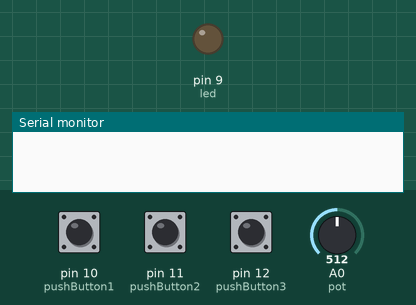
This sketch was run on a simulated Arduino Uno, built with avr-gcc and run on an emulated ATmega328P. On the bench: output pins drawn as LEDs (lit = HIGH), the last lines printed to the serial monitor. The test bench sets the inputs (shaded band); at power-on: pin 10 (pushButton1) HIGH, pin 12 (pushButton3) HIGH, A0 (pot) = 512, pin 11 (pushButton2) HIGH.

Above: at 1.2 s.
1.3 s: pin 10 (pushButton1) pulled LOW for 0.15 s
At 2.4 s:
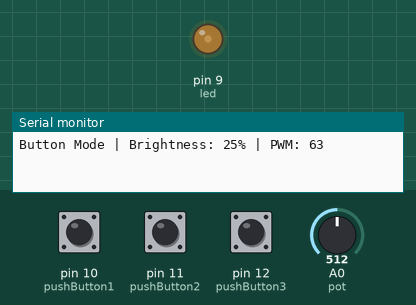
2.9 s: pin 12 (pushButton3) pulled LOW for 0.15 s
At 3.6 s:
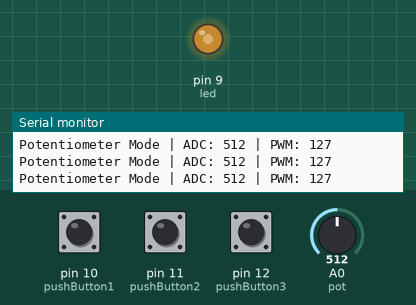
4.5 s: pin 12 (pushButton3) pulsed LOW 2 times (0.12 s each, 0.3 s apart)
8.1 s: A0 (pot) set to 1023
At 9.0 s:
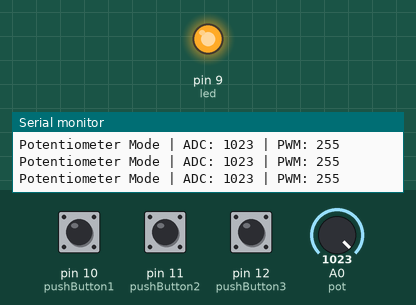
9.6 s: A0 (pot) set to 716
At 10.5 s:
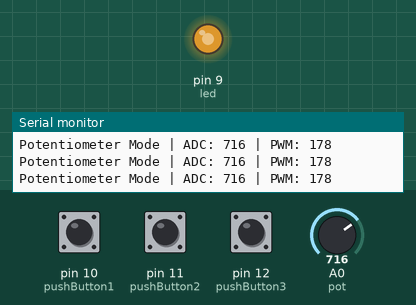
11.1 s: A0 (pot) set to 511
At 12.3 s:
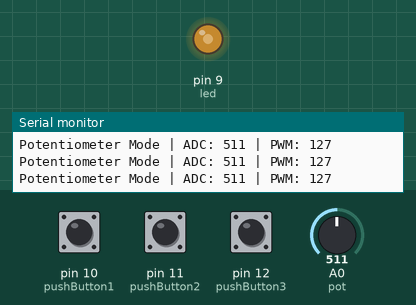
Timing chart, 0 to 14.1 s (numbered marks = the images above; inputs shaded):
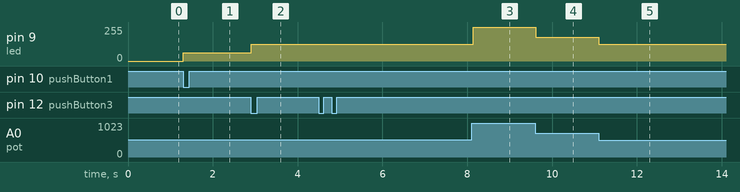

Measured:
- after the input at 1.3 s, pin 9 (led): 0/255 → 63/255 at once
- after the input at 2.9 s, pin 9 (led): 63/255 → 127/255 at once
- after the input at 8.1 s, pin 9 (led): 127/255 → 255/255 at once
- after the input at 9.6 s, pin 9 (led): 255/255 → 178/255 at once
- after the input at 11.1 s, pin 9 (led): 178/255 → 127/255 at once

The sketch:

code.ino
```cpp
// 18-potentiometer-button-mode-control

int led = 9;
int pushButton1 = 10;
int pushButton2 = 11;
int pushButton3 = 12;
int pot = A0;

int lastButtonState1 = HIGH;
int lastButtonState2 = HIGH;
int lastButtonState3 = HIGH;

int brightness = 0;
int mode = 1;

void setup()
{
  pinMode(led, OUTPUT);
  pinMode(pushButton1, INPUT_PULLUP);
  pinMode(pushButton2, INPUT_PULLUP);
  pinMode(pushButton3, INPUT_PULLUP);
  Serial.begin(9600);
}

void loop()
{
  int currentButtonState1 = digitalRead(pushButton1);
  int currentButtonState2 = digitalRead(pushButton2);
  int currentButtonState3 = digitalRead(pushButton3);

  // Button 3: switch mode
  if (lastButtonState3 == HIGH && currentButtonState3 == LOW)
  {
    mode++;

    if (mode > 2)
    {
      mode = 1;
    }
  }

  // Button control mode
  if (mode == 1)
  {
    if (lastButtonState1 == HIGH && currentButtonState1 == LOW)
    {
      brightness += 25;

      if (brightness > 100)
      {
        brightness = 100;
      }

      int pwmValue = map(brightness, 0, 100, 0, 255);

      analogWrite(led, pwmValue);

      Serial.print("Button Mode | Brightness: ");
      Serial.print(brightness);
      Serial.print("% | PWM: ");
      Serial.println(pwmValue);
    }

    if (lastButtonState2 == HIGH && currentButtonState2 == LOW)
    {
      if (brightness > 0)
      {
        brightness -= 25;
      }

      int pwmValue = map(brightness, 0, 100, 0, 255);

      analogWrite(led, pwmValue);

      Serial.print("Button Mode | Brightness: ");
      Serial.print(brightness);
      Serial.print("% | PWM: ");
      Serial.println(pwmValue);
    }
  }

  // Potentiometer control mode
  if (mode == 2)
  {
    int potValue = analogRead(pot);
    int pwmValue = map(potValue, 0, 1023, 0, 255);

    analogWrite(led, pwmValue);

    Serial.print("Potentiometer Mode | ADC: ");
    Serial.print(potValue);
    Serial.print(" | PWM: ");
    Serial.println(pwmValue);
  }

  lastButtonState1 = currentButtonState1;
  lastButtonState2 = currentButtonState2;
  lastButtonState3 = currentButtonState3;
}
```
